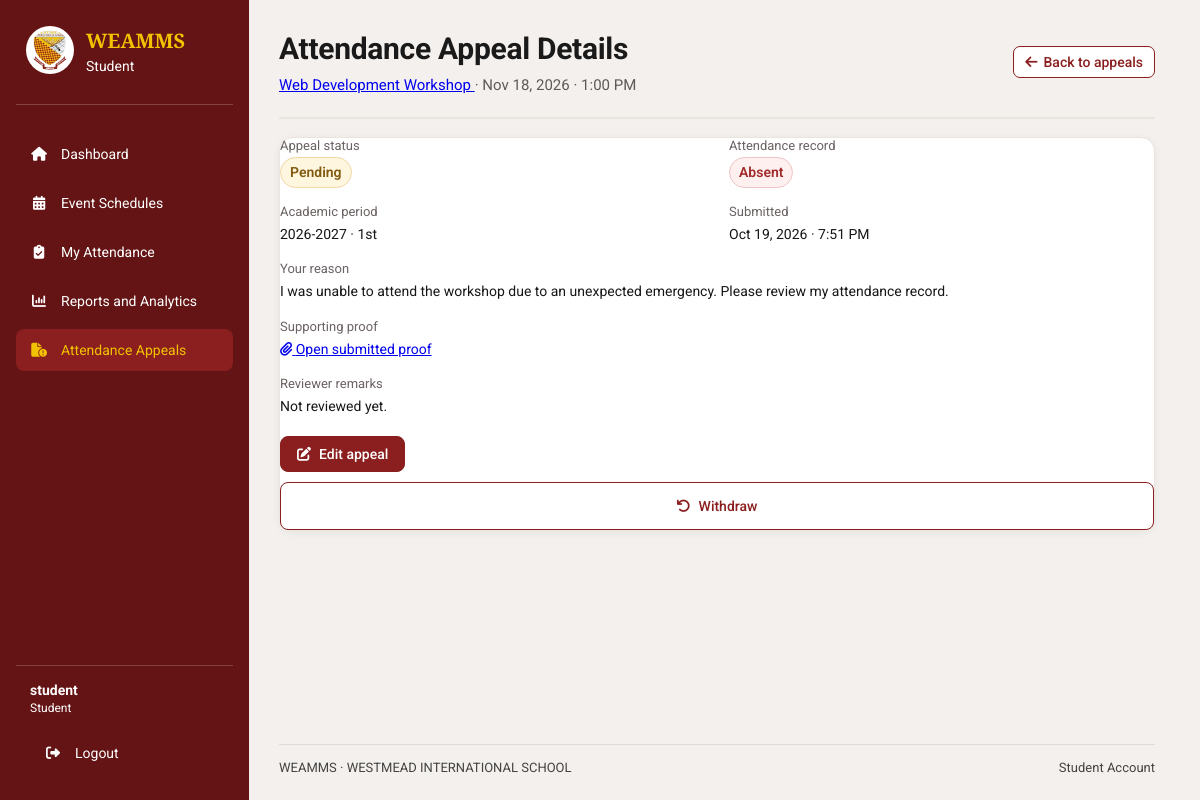
The page /student/appeals/view.php?id=1 (signed in) on the database as committed earlier.
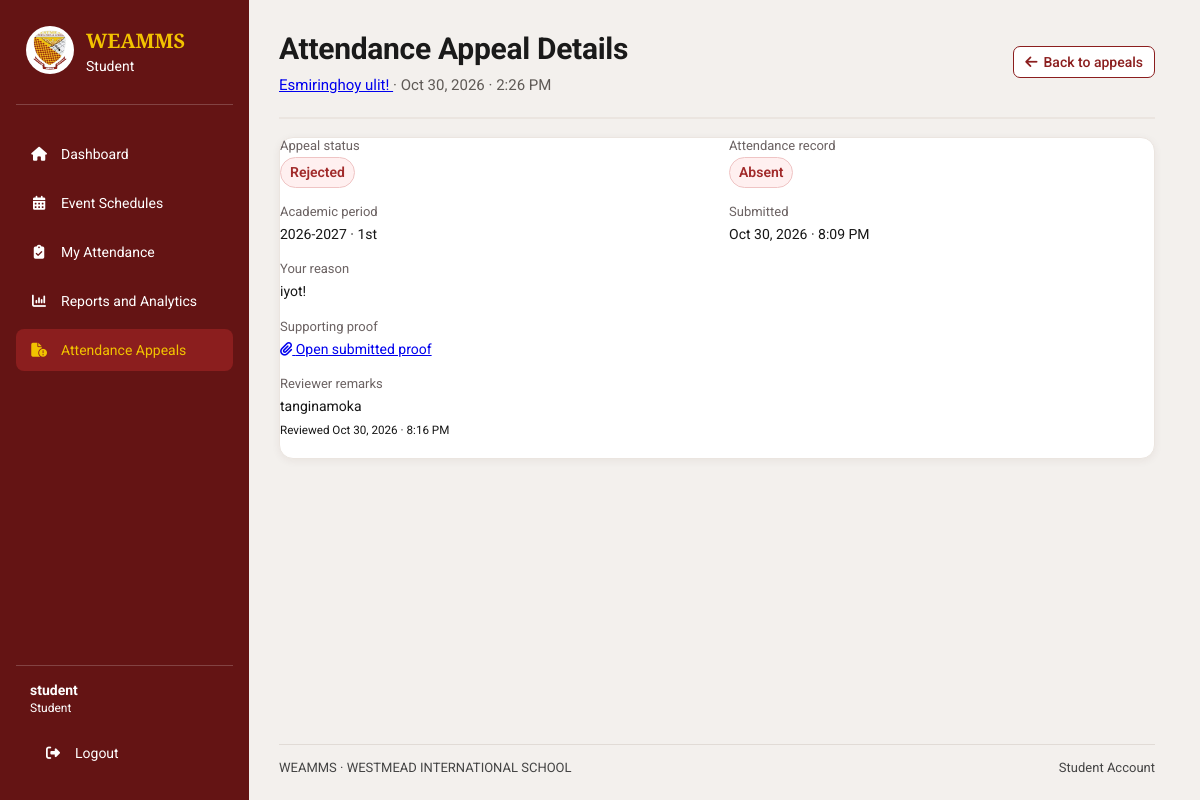
The same page on the database as committed later.
### tables this page shows
CREATE TABLE `attendance_appeals` (
  `appeal_id` bigint(20) UNSIGNED NOT NULL,
  `attendance_id` bigint(20) UNSIGNED NOT NULL,
  `student_id` bigint(20) UNSIGNED NOT NULL,
  `appeal_reason` text NOT NULL,
  `evidence_path` varchar(500) DEFAULT NULL,
  `appeal_status` enum('pending','approved','rejected','withdrawn') NOT NULL DEFAULT 'pending',
  `reviewed_by_department_head_id` bigint(20) UNSIGNED DEFAULT NULL,
  `reviewed_at` datetime DEFAULT NULL,
  `reviewer_remarks` text DEFAULT NULL,
  `submitted_at` timestamp NOT NULL DEFAULT current_timestamp(),
  `updated_at` timestamp NOT NULL DEFAULT current_timestamp() ON UPDATE current_timestamp()
);

CREATE TABLE `events` (
  `event_id` bigint(20) UNSIGNED NOT NULL,
  `department_id` bigint(20) UNSIGNED NOT NULL,
  `requested_by` bigint(20) UNSIGNED NOT NULL,
  `academic_period_id` bigint(20) UNSIGNED NOT NULL,
  `event_title` varchar(200) NOT NULL,
  `event_description` text DEFAULT NULL,
  `venue` varchar(200) DEFAULT NULL,
  `start_at` datetime NOT NULL,
  `end_at` datetime NOT NULL,
  `attendance_opens_at` datetime DEFAULT NULL,
  `attendance_closes_at` datetime DEFAULT NULL,
  `event_status` enum('pending','approved','rejected','cancelled','cancellation_requested','completed') NOT NULL DEFAULT 'pending',
  `admin_reviewed_by` bigint(20) UNSIGNED DEFAULT NULL,
  `admin_reviewed_at` datetime DEFAULT NULL,
  `admin_remarks` text DEFAULT NULL,
  `cancellation_requested_at` datetime DEFAULT NULL,
  `cancellation_requested_by` bigint(20) UNSIGNED DEFAULT NULL,
  `cancellation_request_remarks` text DEFAULT NULL,
  `created_at` timestamp NOT NULL DEFAULT current_timestamp(),
  `updated_at` timestamp NOT NULL DEFAULT current_timestamp() ON UPDATE current_timestamp()
);

CREATE TABLE `event_attendance` (
  `attendance_id` bigint(20) UNSIGNED NOT NULL,
  `event_id` bigint(20) UNSIGNED NOT NULL,
  `student_id` bigint(20) UNSIGNED NOT NULL,
  `attendance_status` enum('present','late','absent','excused') NOT NULL DEFAULT 'absent',
  `check_in_at` datetime DEFAULT NULL,
  `recorded_by_user_id` bigint(20) UNSIGNED DEFAULT NULL,
  `record_source` enum('barcode','department_head','appeal','system') NOT NULL DEFAULT 'barcode',
  `remarks` varchar(500) DEFAULT NULL,
  `created_at` timestamp NOT NULL DEFAULT current_timestamp(),
  `updated_at` timestamp NOT NULL DEFAULT current_timestamp() ON UPDATE current_timestamp()
);

CREATE TABLE `academic_periods` (
  `academic_period_id` bigint(20) UNSIGNED NOT NULL,
  `academic_year` varchar(20) NOT NULL,
  `semester` enum('1st','2nd','Summer','Other') NOT NULL DEFAULT '1st',
  `start_date` date NOT NULL,
  `end_date` date NOT NULL,
  `is_current` tinyint(1) NOT NULL DEFAULT 0,
  `created_at` timestamp NOT NULL DEFAULT current_timestamp()
);

### includes/student_context.php (called while the page is built, shortened)
<?php
$studentBaseUrl = BASE_URL;
function studentEscape(mixed $value): string
{
    return htmlspecialchars((string) $value, ENT_QUOTES, 'UTF-8');
}
function studentDateTime(
    ?string $value,
    string $format = 'M j, Y · g:i A'
): string {
    $timestamp = strtotime($value);
    return $timestamp === false
        ? 'Not available'
        : date($format, $timestamp);
}

### student/appeals/view.php (the view, shortened to what the changed rows need)
<?php
require_once __DIR__ . '/../../includes/student_context.php';
$appealId = filter_var($_GET['id'] ?? null, FILTER_VALIDATE_INT);
$stmt = $pdo->prepare(
    'SELECT aa.appeal_id, aa.attendance_id, aa.appeal_reason,
            aa.evidence_path, aa.appeal_status, aa.submitted_at,
            aa.reviewed_at, aa.reviewer_remarks, ea.attendance_status,
            e.event_id, e.event_title, e.start_at,
            ap.academic_year, ap.semester
     FROM attendance_appeals aa
     INNER JOIN event_attendance ea
        ON ea.attendance_id = aa.attendance_id
     INNER JOIN events e ON e.event_id = ea.event_id
     INNER JOIN academic_periods ap
        ON ap.academic_period_id = e.academic_period_id
     WHERE aa.appeal_id = ?
       AND aa.student_id = ?
       AND ea.student_id = ?
     LIMIT 1'
);
$stmt->execute([
    $appealId,
    $studentId,
    $studentId
]);
$appeal = $stmt->fetch(PDO::FETCH_ASSOC);
require_once __DIR__ . '/../../includes/student_layout_start.php';
$appealStatus = strtolower((string) $appeal['appeal_status']);
$remarks = trim((string) ($appeal['reviewer_remarks'] ?? ''));
?>
<section class="dashboard-section student-module-page">
    <div class="section-heading">
        <div>
            <h2>Attendance Appeal Details</h2>
            <p>
                <a href="<?= studentEscape($studentBaseUrl) ?>/student/events/view.php?id=<?= (int) $appeal['event_id'] ?>">
                    <?= studentEscape($appeal['event_title']) ?>
                </a>
                · <?= studentEscape(studentDateTime($appeal['start_at'])) ?>
            </p>
        </div>
    </div>
    <div class="student-content-panel">
        <dl class="student-appeal-detail">
            <div>
                <dd>
                    <span class="status-pill status-<?= studentEscape(preg_replace('/[^a-z0-9_-]/', '', $appealStatus)) ?>">
                        <?= studentEscape(ucfirst($appealStatus)) ?>
                    </span>
                </dd>
            </div>
            <div>
                <dd>
                    <span class="status-pill status-<?= studentEscape($appeal['attendance_status']) ?>">
                        <?= studentEscape(ucfirst($appeal['attendance_status'])) ?>
                    </span>
                </dd>
            </div>
            <div>
                <dt>Academic period</dt>
                <dd><?= studentEscape($appeal['academic_year']) ?> · <?= studentEscape($appeal['semester']) ?></dd>
            </div>
            <div>
                <dt>Submitted</dt>
                <dd><?= studentEscape(studentDateTime($appeal['submitted_at'])) ?></dd>
            </div>
            <div class="student-appeal-detail-full">
                <dt>Your reason</dt>
                <dd><?= nl2br(studentEscape($appeal['appeal_reason'])) ?></dd>
            </div>
            <div class="student-appeal-detail-full">
                <dt>Reviewer remarks</dt>
                <dd>
                    <?= $remarks !== ''
                        ? nl2br(studentEscape($remarks))
                        : 'Not reviewed yet.' ?>
                    <?php if (!empty($appeal['reviewed_at'])): ?>
                        <br><small>Reviewed <?= studentEscape(studentDateTime($appeal['reviewed_at'])) ?></small>
                    <?php endif; ?>
                </dd>
            </div>
        </dl>
        <?php if ($appealStatus === 'pending'): ?>
            <div class="student-appeal-form-actions">
                <a class="student-appeal-button"
                    href="<?= studentEscape($studentBaseUrl) ?>/student/appeals/edit.php?id=<?= (int) $appeal['appeal_id'] ?>">
                    <i class="fa-solid fa-pen-to-square" aria-hidden="true"></i>
                    Edit appeal
                </a>
                <form method="post"
                    action="<?= studentEscape($studentBaseUrl) ?>/student/appeals/withdraw.php"
                    onsubmit="return confirm('Are you sure you want to withdraw this appeal?');">
                    <button class="student-appeal-button student-appeal-button-secondary" type="submit">
                        <i class="fa-solid fa-arrow-rotate-left" aria-hidden="true"></i>
                        Withdraw
                    </button>
                </form>
            </div>
        <?php endif; ?>
    </div>
</section>
</main>
</body>
</html>

Rows that differ between the two databases and show on the page:
changed attendance_appeals "Absent": events.event_title "Web Development Workshop" → "Esmiringhoy ulit!"; events.start_at "Nov 18, 2026 · 1:00 PM" → "Oct 30, 2026 · 2:26 PM"; appeal_status "Pending" → "Rejected"; submitted_at "Oct 19, 2026 · 7:51 PM" → "Oct 30, 2026 · 8:09 PM"; appeal_reason "I was unable to attend the workshop due to an unexpected emergency. Please review my attendance record." → "iyot!"; reviewer_remarks (not shown) → "tanginamoka"; reviewed_at (not shown) → "Oct 30, 2026 · 8:16 PM"
Other text that changed with them:
text no longer shown: "Not reviewed yet. Edit appeal Withdraw"
text now shown: "Reviewed"
